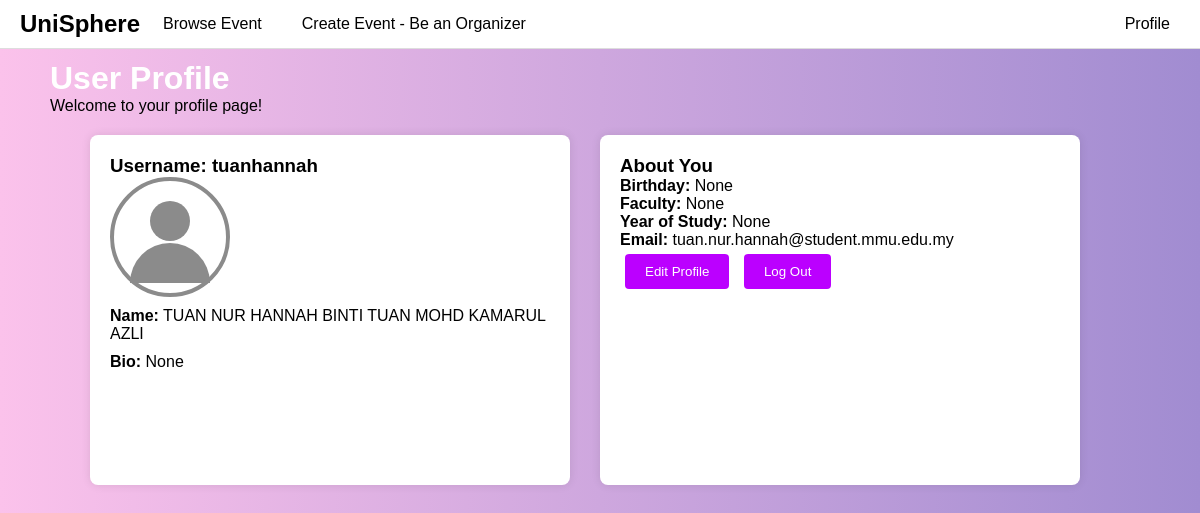
Screenshot of /UserProfile (signed in) with the database file from the repository.
### tables this page shows
CREATE TABLE users_general (
            student_id TEXT PRIMARY KEY,
            name TEXT NOT NULL,
            username TEXT NOT NULL UNIQUE,
            email TEXT NOT NULL UNIQUE,
            password TEXT NOT NULL,
            keyword TEXT,
            role TEXT NOT NULL CHECK(role IN ('user', 'organizer', 'admin')),
            is_verified INTEGER DEFAULT 0
        );

### app.py (the view)
@app.route('/UserProfile')
def user_profile():
    username = session.get('user')
    if not username:
        return redirect(url_for('signin'))
    conn = get_db_connection()
    cursor = conn.cursor()
    cursor.execute("SELECT * FROM users_general LEFT JOIN user_details ON users_general.student_id = user_details.student_id WHERE users_general.username = ?", (username,))
    user = cursor.fetchone()
    conn.close()
    if not user:
        return "User not found"
    return render_template('UserProfile.html', user=user)

### app.py (called while the page is built)
def get_db_connection():
    conn = sqlite3.connect('database.db')
    conn.row_factory = sqlite3.Row
    conn.execute("PRAGMA foreign_keys = 1")
    return conn

### templates/UserProfile.html (shortened to what this page needs)
<!DOCTYPE html>
<html>
    <head>
    </head>
    <body>
        <nav class="navbar">
            <div class="logo">
                <a href="#">UniSphere</a>
            </div>
            <ul class="nav-links">
                <li><a href="{{ url_for('eventbrowsing') }}">Browse Event</a></li>
                <li><a href="{{ url_for('create_event') }}">Create Event - Be an Organizer</a></li>
            </ul>
            <div class="nav-profile">
                <a href="#profile">Profile</a>
            </div>
        </nav>
        <h1 style="color: #fff;">User Profile</h1>
        <p>Welcome to your profile page!</p>
        <div class="container">
            <div class="profile">
                <h3>Username: <span id="username-value">{{ user['username'] }}</span></h3>
                <div class="profile-icon"></div>
                <p id="name"><b>Name:</b> {{ user['name'] }}</p>
                <p id="bio"><b>Bio:</b> {{ user['bio'] }}</p>
            </div>
            <div class="about">
                <h3>About You</h3>
                <p id="birthday"><b>Birthday:</b> {{ user['birthday'] }}</p>
                <p id="faculty"><b>Faculty:</b> {{ user['faculty'] }}</p>
                <p id="year-of-study"><b>Year of Study:</b> {{ user['year_of_study'] }}</p>
                <p id="email"><b>Email:</b> {{ user['email'] }}</p>
                <div class="profile-actions">
                    <a href="{{ url_for('edit_profile') }}"><button>Edit Profile</button></a>
                    <button>Log Out</button>
                </div>
            </div>
        </div>
    </body>
</html>

### templates/UserProfile.html (style rules this page uses)
* { margin: 0; padding: 0; box-sizing: border-box; font-family: 'Poppins', sans-serif; }
body { font-family: Arial, sans-serif; background: linear-gradient(to right, #fbc2eb, #a18cd1); display: flex; flex-direction: column; padding: 50px; }
.container { display: flex; flex-direction: row; align-items: center; gap: 30px; margin-top: 20px; margin-left: 40px; }
.profile { background-color: #fff; padding: 20px; border-radius: 8px; box-shadow: 0 0 10px rgba(0, 0, 0, 0.1); width: 480px; height: 350px; margin-bottom: 20px; }
.about { background-color: #fff; padding: 20px; border-radius: 8px; box-shadow: 0 0 10px rgba(0, 0, 0, 0.1); width: 480px; height: 350px; margin-bottom: 20px; }
.profile p { margin: 10px 0; }
.profile-actions button { padding: 10px 20px; margin: 5px; background-color: #bb00ff; color: white; border: none; border-radius: 4px; cursor: pointer; }
.profile-icon { width: 120px; height: 120px; border: 4px solid rgb(139, 139, 139); border-radius: 50%; position: relative; flex-shrink: 0; }
.profile-icon::before { content: ""; position: absolute; width: 40px; height: 40px; background: rgb(139, 139, 139); border-radius: 50%; top: 20px; left: 50%; transform: translateX(-50%); }
.profile-icon::after { content: ""; position: absolute; width: 80px; height: 40px; background: rgb(139, 139, 139); border-radius: 40px 40px 0 0; bottom: 10px; left: 50%; transform: translateX(-50%); }
.navbar { position: fixed; top: 0; left: 0; width: 100%; background-color: white; display: flex; justify-content: space-between; align-items: center; padding: 10px 20px; border-bottom: 1px solid #ddd; transition: top 0.3s; z-index: 1000; }
.logo a { font-size: 24px; font-weight: bold; color: black; text-decoration: none; padding-right: 13px; }
.nav-links { list-style: none; display: flex; gap: 20px; }
.nav-links li a, .nav-profile a { color: black; text-decoration: none; font-size: 16px; padding: 5px 10px; transition: background-color 0.3s, color 0.3s; }
.nav-profile { margin-left: auto; }
body { padding-top: 60px; }

### rows the page displays
users_general: username "tuanhannah", name "TUAN NUR HANNAH BINTI TUAN MOHD KAMARUL AZLI", email "tuan.nur.hannah@student.mmu.edu.my"

### other values shown
{{ user['bio'] }} "None"
{{ user['birthday'] }} "None"
{{ user['faculty'] }} "None"
{{ user['year_of_study'] }} "None"
